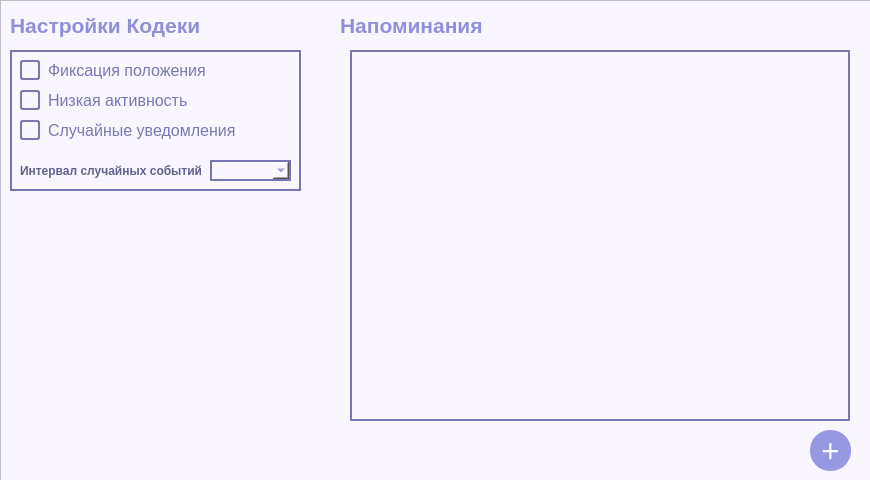
<?xml version="1.0" encoding="UTF-8"?>
<ui version="4.0">
 <class>Settinds</class>
 <widget class="QWidget" name="Settinds">
  <property name="geometry">
   <rect>
    <x>0</x>
    <y>0</y>
    <width>870</width>
    <height>480</height>
   </rect>
  </property>
  <property name="windowTitle">
   <string>Settinds</string>
  </property>
  <widget class="QFrame" name="frame">
   <property name="geometry">
    <rect>
     <x>0</x>
     <y>0</y>
     <width>871</width>
     <height>481</height>
    </rect>
   </property>
   <property name="styleSheet">
    <string notr="true">background-color: rgb(249, 246, 255);</string>
   </property>
   <property name="frameShape">
    <enum>QFrame::Shape::StyledPanel</enum>
   </property>
   <property name="frameShadow">
    <enum>QFrame::Shadow::Raised</enum>
   </property>
   <widget class="QLabel" name="label">
    <property name="geometry">
     <rect>
      <x>10</x>
      <y>10</y>
      <width>201</width>
      <height>31</height>
     </rect>
    </property>
    <property name="font">
     <font>
      <family>Yu Gothic UI</family>
      <pointsize>16</pointsize>
      <bold>true</bold>
     </font>
    </property>
    <property name="styleSheet">
     <string notr="true">color: rgb(144, 144, 216);
background-color: rgba(255, 255, 255, 0);
border: none;</string>
    </property>
    <property name="text">
     <string>Настройки Кодеки</string>
    </property>
   </widget>
   <widget class="QFrame" name="frameCodekaSettings">
    <property name="geometry">
     <rect>
      <x>10</x>
      <y>50</y>
      <width>291</width>
      <height>141</height>
     </rect>
    </property>
    <property name="styleSheet">
     <string notr="true">border: 2px solid rgb(118, 118, 177);
</string>
    </property>
    <property name="frameShape">
     <enum>QFrame::Shape::StyledPanel</enum>
    </property>
    <property name="frameShadow">
     <enum>QFrame::Shadow::Raised</enum>
    </property>
    <widget class="QCheckBox" name="checkBoxIsPositionFixed">
     <property name="geometry">
      <rect>
       <x>10</x>
       <y>10</y>
       <width>221</width>
       <height>21</height>
      </rect>
     </property>
     <property name="font">
      <font>
       <family>Yu Gothic UI</family>
       <pointsize>12</pointsize>
      </font>
     </property>
     <property name="styleSheet">
      <string notr="true">QCheckBox {
    border: none;
    background-color: rgba(255, 255, 255, 0);
    color: rgb(120, 120, 179);
    spacing: 8px;
}

QCheckBox::indicator {
    width: 16px;
    height: 16px;
    border: 2px solid rgb(120, 120, 179);
    border-radius: 3px;
    background-color: rgba(255, 255, 255, 0);
}

QCheckBox::indicator:checked {
    background-color: #c8e6e0;
    border: 2px solid rgb(120, 120, 179);
}</string>
     </property>
     <property name="text">
      <string>Фиксация положения</string>
     </property>
    </widget>
    <widget class="QCheckBox" name="checkBoxIsActivityLow">
     <property name="geometry">
      <rect>
       <x>10</x>
       <y>40</y>
       <width>221</width>
       <height>21</height>
      </rect>
     </property>
     <property name="font">
      <font>
       <family>Yu Gothic UI</family>
       <pointsize>12</pointsize>
      </font>
     </property>
     <property name="styleSheet">
      <string notr="true">QCheckBox {
    border: none;
    background-color: rgba(255, 255, 255, 0);
    color: rgb(120, 120, 179);
    spacing: 8px;
}

QCheckBox::indicator {
    width: 16px;
    height: 16px;
    border: 2px solid rgb(120, 120, 179);
    border-radius: 3px;
    background-color: rgba(255, 255, 255, 0);
}

QCheckBox::indicator:checked {
    background-color: #c8e6e0;
    border: 2px solid rgb(120, 120, 179);
}</string>
     </property>
     <property name="text">
      <string>Низкая активность</string>
     </property>
    </widget>
    <widget class="QCheckBox" name="checkBoxIsRandomMessagesAllowed">
     <property name="geometry">
      <rect>
       <x>10</x>
       <y>70</y>
       <width>221</width>
       <height>21</height>
      </rect>
     </property>
     <property name="font">
      <font>
       <family>Yu Gothic UI</family>
       <pointsize>12</pointsize>
      </font>
     </property>
     <property name="styleSheet">
      <string notr="true">QCheckBox {
    border: none;
    background-color: rgba(255, 255, 255, 0);
    color: rgb(120, 120, 179);
    spacing: 8px;
}

QCheckBox::indicator {
    width: 16px;
    height: 16px;
    border: 2px solid rgb(120, 120, 179);
    border-radius: 3px;
    background-color: rgba(255, 255, 255, 0);
}

QCheckBox::indicator:checked {
    background-color: #c8e6e0;
    border: 2px solid rgb(120, 120, 179);
}</string>
     </property>
     <property name="text">
      <string>Cлучайные уведомления</string>
     </property>
    </widget>
    <widget class="QLabel" name="labelForRandomMessages">
     <property name="geometry">
      <rect>
       <x>10</x>
       <y>100</y>
       <width>181</width>
       <height>41</height>
      </rect>
     </property>
     <property name="font">
      <font>
       <family>Yu Gothic UI</family>
       <bold>true</bold>
      </font>
     </property>
     <property name="styleSheet">
      <string notr="true">background-color: rgba(255, 255, 255, 0);
color: rgb(97, 97, 144);
border: none;</string>
     </property>
     <property name="text">
      <string>Интервал случайных событий:</string>
     </property>
    </widget>
    <widget class="QComboBox" name="comboBoxForRandomMessages">
     <property name="geometry">
      <rect>
       <x>200</x>
       <y>110</y>
       <width>81</width>
       <height>21</height>
      </rect>
     </property>
     <property name="styleSheet">
      <string notr="true">background-color: rgb(249, 246, 255);
color: rgb(113, 113, 170);</string>
     </property>
    </widget>
   </widget>
   <widget class="QLabel" name="label_3">
    <property name="geometry">
     <rect>
      <x>340</x>
      <y>10</y>
      <width>201</width>
      <height>31</height>
     </rect>
    </property>
    <property name="font">
     <font>
      <family>Yu Gothic UI</family>
      <pointsize>16</pointsize>
      <bold>true</bold>
     </font>
    </property>
    <property name="styleSheet">
     <string notr="true">color: rgb(144, 144, 216);
background-color: rgba(255, 255, 255, 0);
border: none;
</string>
    </property>
    <property name="text">
     <string>Напоминания</string>
    </property>
   </widget>
   <widget class="QScrollArea" name="scrollArea">
    <property name="geometry">
     <rect>
      <x>350</x>
      <y>50</y>
      <width>500</width>
      <height>371</height>
     </rect>
    </property>
    <property name="styleSheet">
     <string notr="true">border: 1px solid rgb(118, 118, 177);</string>
    </property>
    <property name="widgetResizable">
     <bool>true</bool>
    </property>
    <widget class="QWidget" name="scrollAreaWidgetContents">
     <property name="geometry">
      <rect>
       <x>0</x>
       <y>0</y>
       <width>498</width>
       <height>369</height>
      </rect>
     </property>
    </widget>
   </widget>
   <widget class="QLabel" name="labelForCodekaSettings">
    <property name="geometry">
     <rect>
      <x>30</x>
      <y>200</y>
      <width>250</width>
      <height>250</height>
     </rect>
    </property>
    <property name="styleSheet">
     <string notr="true">background-color: rgba(255, 255, 255, 0);
border: none;</string>
    </property>
    <property name="text">
     <string/>
    </property>
   </widget>
   <widget class="QPushButton" name="pushButtonCreateReminder">
    <property name="geometry">
     <rect>
      <x>810</x>
      <y>430</y>
      <width>41</width>
      <height>41</height>
     </rect>
    </property>
    <property name="font">
     <font>
      <family>GothicI</family>
      <pointsize>24</pointsize>
      <bold>false</bold>
     </font>
    </property>
    <property name="styleSheet">
     <string notr="true">



QPushButton {
	
	background-color: rgb(151, 151, 226);
color: rgb(248, 248, 248);
border: none;
border-radius: 20px;

}
QPushButton:hover {
		background-color: rgb(117, 117, 176);
}
QPushButton:pressed {
	
	background-color: rgb(95, 95, 132);
}</string>
    </property>
    <property name="text">
     <string>+</string>
    </property>
   </widget>
  </widget>
 </widget>
 <layoutdefault spacing="6" margin="11"/>
 <resources/>
 <connections/>
</ui>
